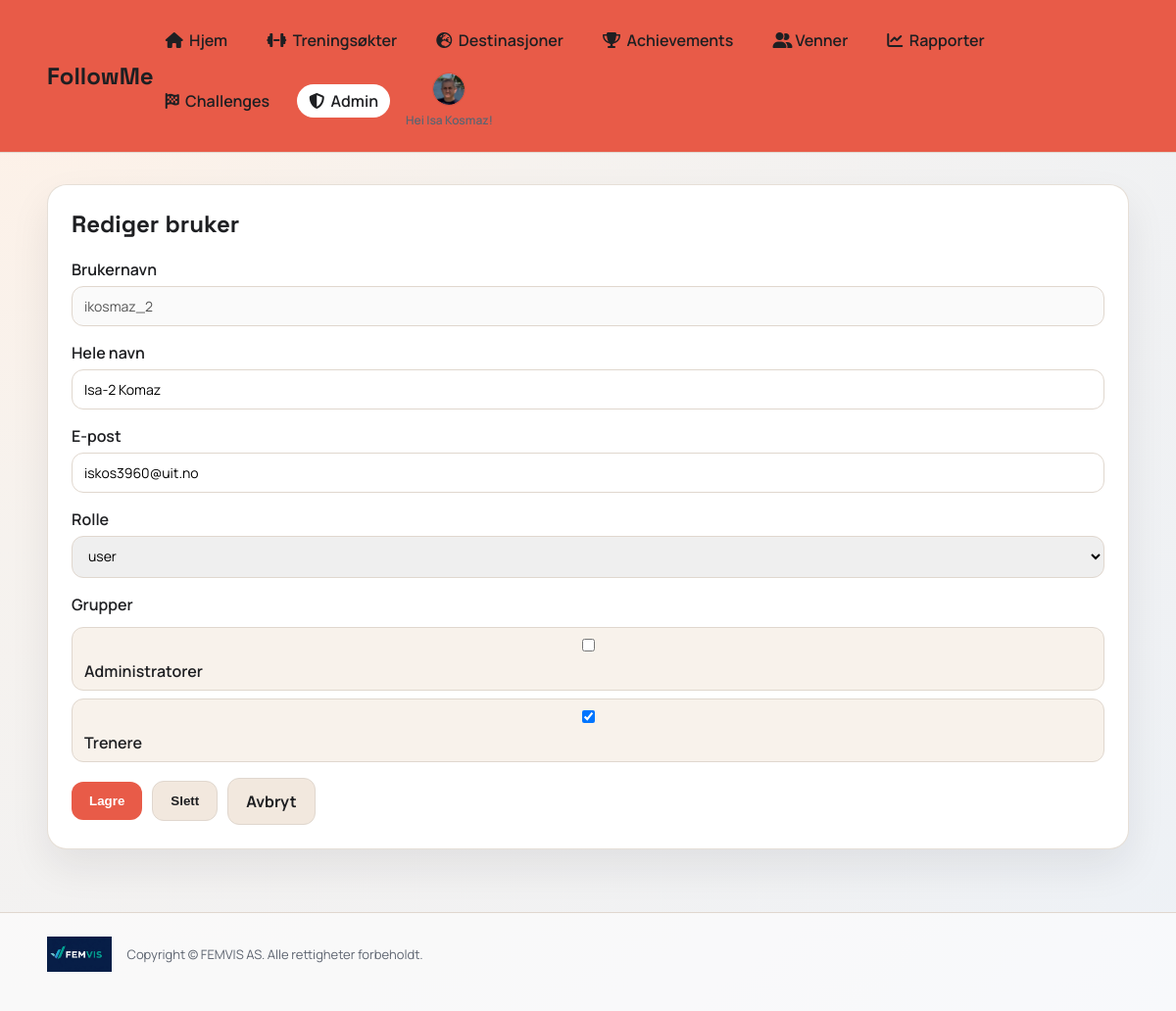
/admin/users/2/edit (signed in), run on the app's committed database.
### app.py (models this page shows)
class User(db.Model):
    id = db.Column(db.Integer, primary_key=True)
    username = db.Column(db.String(40), unique=True, nullable=False)
    full_name = db.Column(db.String(120), nullable=False)
    email = db.Column(db.String(120), unique=True, nullable=False)
    password_hash = db.Column(db.String(255), nullable=False)
    role = db.Column(db.String(20), default="user", nullable=False)
    avatar_color = db.Column(db.String(20), default="#2d7d46", nullable=False)
    avatar_icon = db.Column(db.String(20), default="boot", nullable=False)
    avatar_image = db.Column(db.String(255), nullable=True)
    created_at = db.Column(db.DateTime, default=datetime.utcnow, nullable=False)

class Group(db.Model):
    id = db.Column(db.Integer, primary_key=True)
    name = db.Column(db.String(80), unique=True, nullable=False)
    description = db.Column(db.String(200), nullable=True)

### app.py (the view, shortened to what this page needs)
@app.route("/admin/users/<int:user_id>/edit", methods=["GET", "POST"])
@login_required
def admin_user_edit(user_id):
    admin = get_current_user()
    if admin.role != "admin":
        flash("Du har ikke tilgang.")
        return redirect(url_for("index"))
    edit_user = db.session.get(User, user_id)
    if not edit_user:
        flash("Fant ikke bruker.")
        return redirect(url_for("admin_users"))
    groups = Group.query.order_by(Group.name.asc()).all()
    user_group_ids = {
        ug.group_id for ug in UserGroup.query.filter_by(user_id=edit_user.id).all()
    }
    return render_template(
        "admin_user_edit.html",
        user=admin,
        edit_user=edit_user,
        groups=groups,
        user_group_ids=user_group_ids,
    )

### app.py (called while the page is built)
def login_required(view):
    @wraps(view)
    def wrapper(*args, **kwargs):
        if "user_id" not in session:
            return redirect(url_for("login"))
        user = db.session.get(User, session["user_id"])
        if not user:
            session.clear()
            return redirect(url_for("login"))
        return view(*args, **kwargs)
    return wrapper

def get_current_user():
    if "user_id" not in session:
        return None
    user = db.session.get(User, session["user_id"])
    if not user:
        session.clear()
        return None
    return user

### templates/admin_user_edit.html (shortened to what this page needs)
{% extends "base.html" %}
{% set title = "Rediger bruker" %}
{% block content %}
<section class="card">
  <h2>Rediger bruker</h2>
  <form method="post" class="form">
    <label>Brukernavn
      <input type="text" value="{{ edit_user.username }}" disabled>
    </label>
    <label>Hele navn
      <input type="text" name="full_name" value="{{ edit_user.full_name }}" required>
    </label>
    <label>E-post
      <input type="email" name="email" value="{{ edit_user.email }}" required>
    </label>
    <label>Rolle
      <select name="role">
        <option value="user" {% if edit_user.role == 'user' %}selected{% endif %}>user</option>
      </select>
    </label>
    <label>Grupper
      <div class="check-group">
        {% for group in groups %}
          <label class="check-option">
            <input type="checkbox" name="groups" value="{{ group.id }}" {% if group.id in user_group_ids %}checked{% endif %}>
            <span>{{ group.name }}</span>
          </label>
        {% endfor %}
      </div>
    </label>
    <div class="form-actions">
      <button class="button" type="submit">Lagre</button>
      <button class="button secondary" type="submit" form="delete-user">Slett</button>
      <a class="button secondary" href="{{ url_for('admin_users') }}">Avbryt</a>
    </div>
  </form>
</section>
{% endblock %}

### templates/base.html (shortened to what this page needs)
<!doctype html>
<html lang="no">
<head>
  <link rel="stylesheet" href="{{ url_for('static', filename='css/style.css') }}">
  <link rel="stylesheet" href="https://cdnjs.cloudflare.com/ajax/libs/font-awesome/6.5.2/css/all.min.css">
</head>
<body>
  <div class="app-shell">
    <header class="topbar">
      <a class="brand-link" href="{{ url_for('index') }}"><div class="brand">FollowMe</div></a>
      {% if user %}
      <div class="nav-shell">
        <nav class="nav">
          <a href="{{ url_for('index') }}" class="{% if request.path == url_for('index') %}active{% endif %}"><i class="fa-solid fa-house"></i>&nbsp; Hjem</a>
          <a href="{{ url_for('workouts') }}" class="{% if request.path.startswith(url_for('workouts')) %}active{% endif %}"><i class="fa-solid fa-dumbbell"></i>&nbsp; Treningsøkter</a>
          <a href="{{ url_for('destinations') }}" class="{% if request.path.startswith(url_for('destinations')) %}active{% endif %}"><i class="fa-solid fa-earth-europe"></i>&nbsp; Destinasjoner</a>
          <a href="{{ url_for('achievements') }}" class="{% if request.path.startswith(url_for('achievements')) %}active{% endif %}"><i class="fa-solid fa-trophy"></i>&nbsp; Achievements</a>
          <a href="{{ url_for('friends') }}" class="{% if request.path.startswith(url_for('friends')) %}active{% endif %}"><i class="fa-solid fa-user-group"></i> Venner</a>
          <a href="{{ url_for('reports') }}" class="{% if request.path.startswith(url_for('reports')) %}active{% endif %}"><i class="fa-solid fa-chart-line"></i>&nbsp; Rapporter</a>
          <a href="{{ url_for('challenges') }}" class="{% if request.path.startswith(url_for('challenges')) %}active{% endif %}"><i class="fa-solid fa-flag-checkered"></i>&nbsp; Challenges</a>
          {% if user.role == 'admin' %}
          <a href="{{ url_for('admin_dashboard') }}" class="{% if request.path.startswith('/admin') %}active{% endif %}"><i class="fa-solid fa-shield-halved"></i>&nbsp; Admin</a>
          {% endif %}
          <div class="nav-avatar-wrap">
            <a class="nav-avatar {% if user.avatar_image %}has-image{% endif %}" href="{{ url_for('profile') }}" style="--accent: {{ user.avatar_color }}" aria-label="Profil">
              {% if user.avatar_image %}
                <img src="{{ url_for('static', filename='uploads/' ~ user.avatar_image) }}" alt="Avatar">
              {% endif %}
            </a>
            <div class="nav-welcome">Hei {{ user.full_name }}!</div>
          </div>
        </nav>
      </div>
      {% endif %}
    </header>
    <main class="main">
      {% block content %}{% endblock %}
    </main>
    <footer class="footer">
      <div class="footer-inner">
        <img src="{{ url_for('static', filename='img/logo.jpg') }}" alt="FEMVIS AS logo">
        <p>Copyright © FEMVIS AS. Alle rettigheter forbeholdt.</p>
      </div>
    </footer>
  </div>
</body>
</html>

### static/css/style.css (style rules this page uses)
:root { --bg: #f6f2ee; --bg-2: #edf1f6; --card: #ffffff; --ink: #1e1f22; --muted: #5d6470; --accent: #2d7d46; --accent-2: #d96d4e; --stroke: #e0d7ce; }
* { box-sizing: border-box; }
body { margin: 0; font-family: "Manrope", sans-serif; color: var(--ink); background: radial-gradient(circle at top left, #fff1e6 0%, var(--bg) 35%, var(--bg-2) 100%); }
.app-shell { min-height: 100vh; }
.topbar { display: flex; align-items: center; justify-content: space-between; padding: 24px 48px; position: sticky; top: 0; backdrop-filter: blur(6px); background: #e85b48; border-bottom: 1px solid var(--stroke); z-index: 10; }
.brand { font-family: "Space Grotesk", sans-serif; font-size: 24px; font-weight: 700; }
.brand-link { text-decoration: none; color: inherit; }
.nav { display: flex; gap: 16px; flex-wrap: wrap; align-items: center; }
.nav a { text-decoration: none; color: var(--ink); font-weight: 600; padding: 6px 12px; border-radius: 999px; }
.nav a.active { background: var(--card); }
.nav a.nav-avatar { padding: 0; }
.nav-avatar { width: 34px; height: 34px; border-radius: 50%; background: var(--accent); display: flex; align-items: center; justify-content: center; color: #fff; font-weight: 700; overflow: hidden; border: 1px solid rgba(0, 0, 0, 0.08); padding: 0; }
.nav-avatar img { width: 100%; height: 100%; object-fit: cover; display: block; border-radius: 50%; }
.nav-avatar.has-image { background: transparent; }
.nav-avatar-wrap { position: relative; display: flex; align-items: center; flex-direction: column; gap: 6px; }
.nav-welcome { font-size: 12px; color: var(--muted); font-weight: 600; text-align: center; max-width: 140px; }
.nav-shell { display: flex; align-items: center; gap: 12px; position: relative; }
.main { padding: 32px 48px 64px; }
.footer { padding: 24px 48px 40px; border-top: 1px solid var(--stroke); background: rgba(255, 255, 255, 0.6); }
.footer-inner { display: flex; align-items: center; gap: 16px; flex-wrap: wrap; }
.footer-inner img { height: 36px; }
.footer-inner p { margin: 0; color: var(--muted); font-size: 13px; }
.card { background: var(--card); border-radius: 20px; padding: 24px; box-shadow: 0 18px 40px rgba(29, 31, 34, 0.08); border: 1px solid rgba(224, 215, 206, 0.8); }
.card h2 { margin-top: 0; font-family: "Space Grotesk", sans-serif; }
.form { display: grid; gap: 16px; }
.form label { display: grid; gap: 6px; font-weight: 600; }
input, select { border: 1px solid var(--stroke); border-radius: 12px; padding: 10px 12px; font-size: 14px; font-family: "Manrope", sans-serif; }
.button { background: #e85b48; color: #fff; border: none; padding: 12px 18px; border-radius: 12px; font-weight: 700; cursor: pointer; text-decoration: none; display: inline-block; text-align: center; }
.button.secondary { background: #f2e8de; color: var(--ink); border: 1px solid var(--stroke); }
.form-actions { display: flex; flex-wrap: wrap; gap: 10px; align-items: center; }
.check-group { display: grid; gap: 8px; margin-top: 6px; }
.check-option { display: flex; align-items: center; gap: 8px; background: #f8f2eb; border: 1px solid var(--stroke); border-radius: 12px; padding: 8px 12px; }

### data on the page
User: avatar_image (picture), full_name "Isa Kosmaz"
User: username "ikosmaz_2", full_name "Isa-2 Komaz", email "iskos3960@uit.no", role "user"
Group: name "Administratorer"
Group: groups "☑", name "Trenere"
